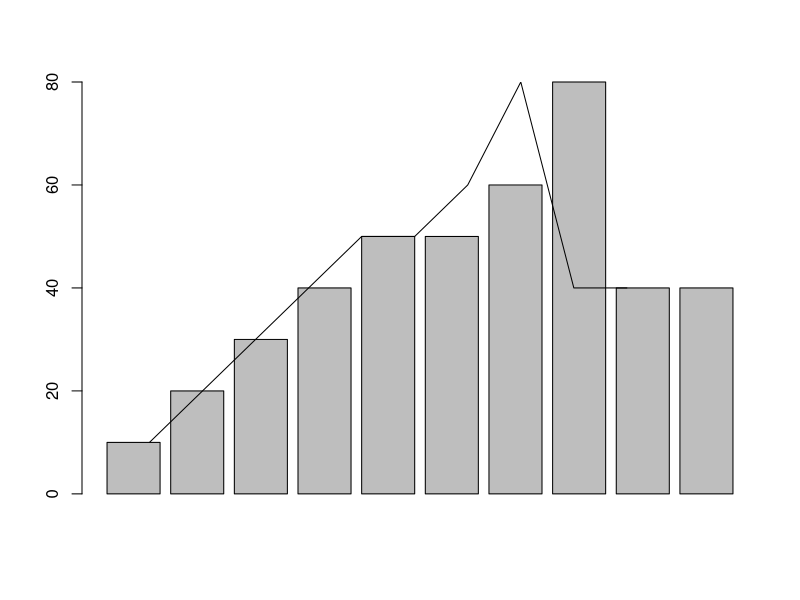
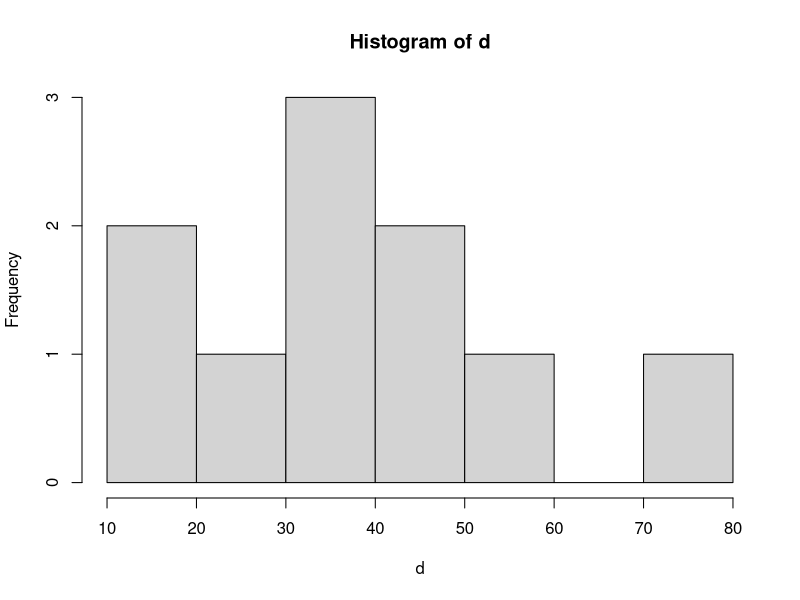
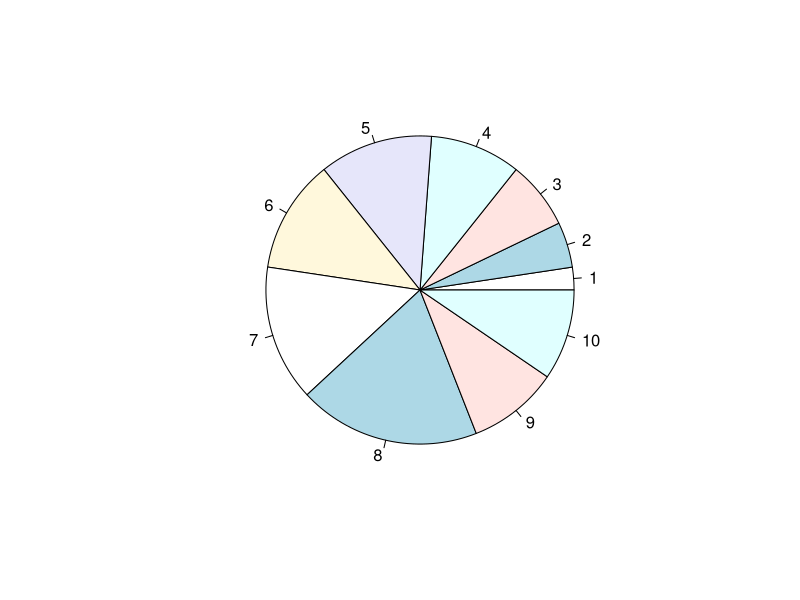
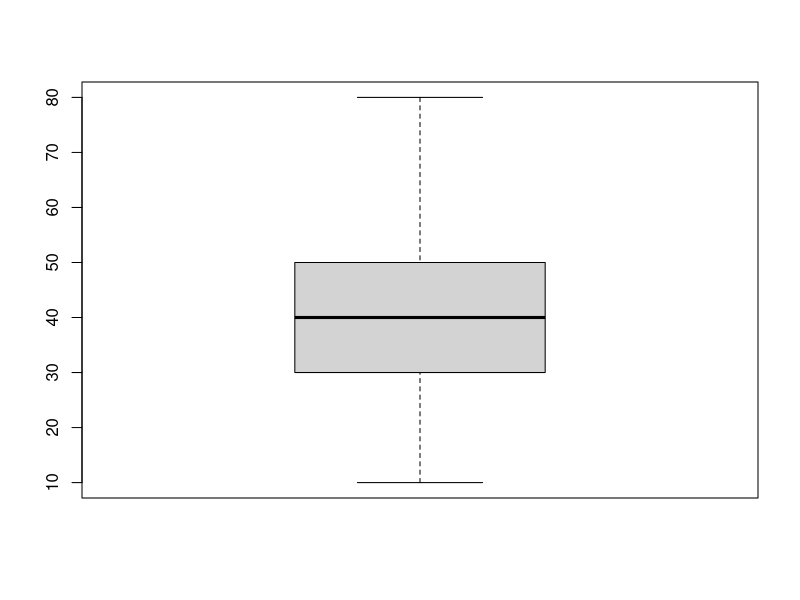
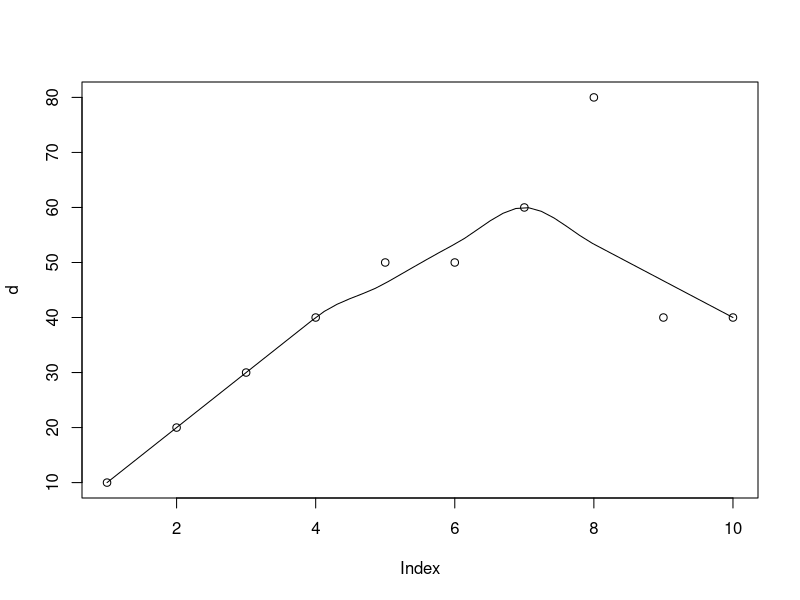

Write R code to recreate these figures, in order.
d <-c(10,20,30,40,50,50,60,80,40,40)
print("dataset:")
print(d)
mean_val<-mean(d)
print(paste("Mean=",mean_val))
median_val<-median(d)
print(paste("median=",median_val))
mode_function<-function(x){
  uniq_values<-unique(x)
  uniq_values[which.max(tabulate(match(x,uniq_values)))]
}
mode_val<-mode_function(d)
print(paste("Mode=",mode_val))
max_val<-max(d)
print(paste("maximum=",max_val))
min_val<-min(d)
print(paste("minimum=",min_val))
variance_val<-var(d)
print(paste("varance=",variance_val))
sd_val<-sd(d)
print(paste("standard deviation=",sd_val))
summary(d)
barplot(d)
lines(d)
hist(d)
pie(d) 
boxplot(d)
scatter.smooth(d)
